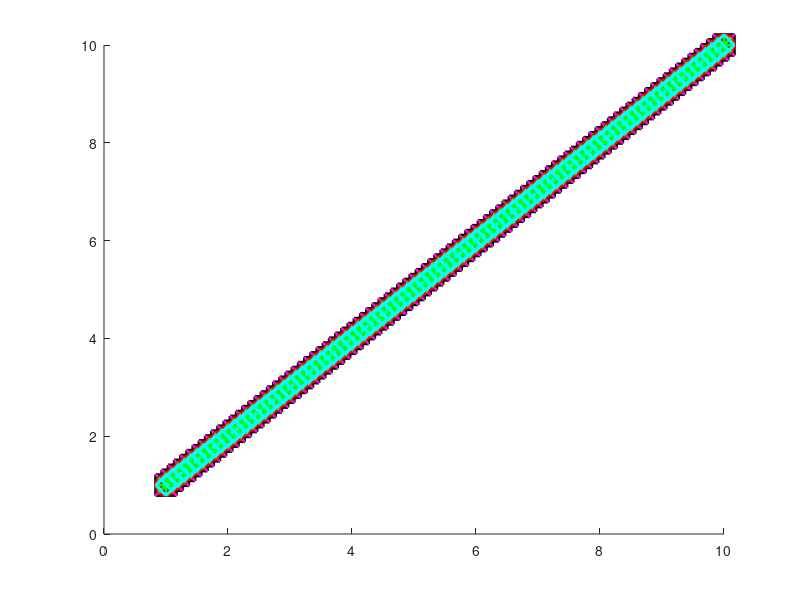

MATLAB code for this plot: (Note: this script raises an error after producing the figure.)
function draw_bar_changeOthers()
fig = figure;
hold on;

figure_MarkerSize = 15;
legend_FontSize = 20;

x = [1:0.1:10];  
y_SubGeoI = x;
y_MDSW = x;
y_HUE = x;
y_RAM = x;
y_DAM = x;

a = plot(x, y_SubGeoI, 'ks-','LineWidth',2,'MarkerSize',figure_MarkerSize);
b = plot(x, y_MDSW, 'mx-', 'LineWidth', 2,'MarkerSize',figure_MarkerSize);
c = plot(x, y_HUE, 'b+-','LineWidth',2,'MarkerSize',figure_MarkerSize);
d = plot(x,y_RAM, 'ro-','LineWidth',2,'MarkerSize',figure_MarkerSize);
e = plot(x, y_DAM, 'g*-','LineWidth',2,'MarkerSize',figure_MarkerSize);
f = plot(x, y_DAM, 'cd:','LineWidth',2,'MarkerSize',figure_MarkerSize);


a.Visible='off';
b.Visible='off';
c.Visible='off';
d.Visible='off';
e.Visible='off';
f.Visible='off';

locationType = 'northoutside';
orientationType = 'horizontal';
textColor = 'black';
h = legend('SubGeoI', 'MDSW','HUEM','RAM','DAM','DAM-NS','Location',locationType,'Orientation',orientationType, 'TextColor', textColor);
set(h,'FontName','Times New Roman','FontSize',legend_FontSize,'FontWeight','normal');
axis off;